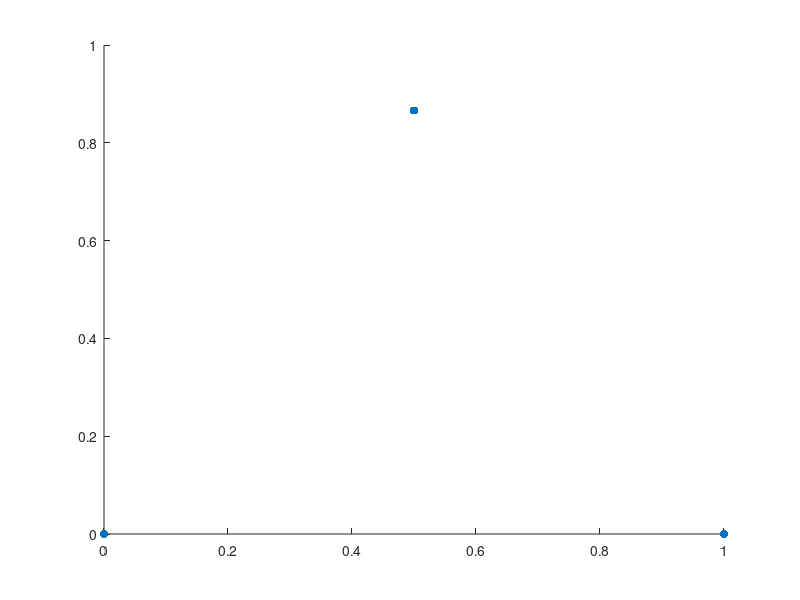

Write the MATLAB code that produced this figure. (Note: this script raises an error after producing the figure.)
clearvars;

v_ha_mut = [0;0];
v_la_mut = [0.5;sqrt(3)/2];
v_la = [1;0];

v = [v_la,v_la_mut,v_ha_mut];



%%
f=figure;
scatter(v(1,:),v(2,:),'filled')
f.Position(1) = 1547;
f.Position(3:4) = [664 543];
hold on;

%%
cohort_name = "cohort_221021113614089";
path_to_cohort_file = sprintf("../data/%s/%s.mat",cohort_name,cohort_name);
load(path_to_cohort_file,"total_runs","ids")

for si = 1:total_runs
    sim_name = ids(si);

    path_to_sim_folder = sprintf("../data/%s",sim_name);

    load(sprintf("%s/output_final.mat",path_to_sim_folder),"tracked")

    a = reshape(tracked.phase_cell_hours,[],4);
    a = a(:,[1,2,4])';
    a = a./sum(a,1);


    %%
    % scatter3(v(1,:)*a,v(2,:)*a,v(3,:)*a,10,'green','filled')
    plot(v(1,:)*a,v(2,:)*a,'black',"LineWidth",1)
end